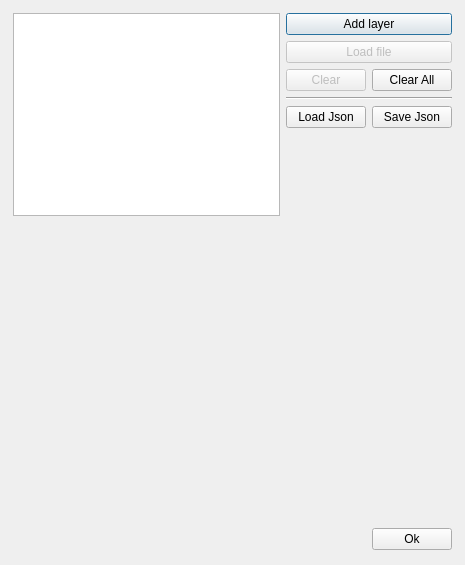
<?xml version="1.0" encoding="UTF-8"?>
<ui version="4.0">
 <class>QCstmBHWindow</class>
 <widget class="QWidget" name="QCstmBHWindow">
  <property name="enabled">
   <bool>true</bool>
  </property>
  <property name="geometry">
   <rect>
    <x>0</x>
    <y>0</y>
    <width>465</width>
    <height>565</height>
   </rect>
  </property>
  <property name="sizePolicy">
   <sizepolicy hsizetype="Minimum" vsizetype="Minimum">
    <horstretch>0</horstretch>
    <verstretch>0</verstretch>
   </sizepolicy>
  </property>
  <property name="minimumSize">
   <size>
    <width>465</width>
    <height>565</height>
   </size>
  </property>
  <property name="maximumSize">
   <size>
    <width>465</width>
    <height>565</height>
   </size>
  </property>
  <property name="windowTitle">
   <string>Beam Hardening corrections</string>
  </property>
  <property name="locale">
   <locale language="English" country="UnitedKingdom"/>
  </property>
  <widget class="QWidget" name="layoutWidget">
   <property name="geometry">
    <rect>
     <x>13</x>
     <y>13</y>
     <width>439</width>
     <height>537</height>
    </rect>
   </property>
   <layout class="QVBoxLayout" name="verticalLayout">
    <item>
     <layout class="QHBoxLayout" name="horizontalLayout">
      <item>
       <widget class="QListWidget" name="list"/>
      </item>
      <item>
       <layout class="QGridLayout" name="gridLayout">
        <item row="2" column="0">
         <widget class="QPushButton" name="clearButton">
          <property name="enabled">
           <bool>false</bool>
          </property>
          <property name="toolTip">
           <string>&lt;html&gt;&lt;head/&gt;&lt;body&gt;&lt;p&gt;Remove selected layer&lt;/p&gt;&lt;/body&gt;&lt;/html&gt;</string>
          </property>
          <property name="text">
           <string>Clear</string>
          </property>
         </widget>
        </item>
        <item row="5" column="1">
         <spacer name="verticalSpacer">
          <property name="orientation">
           <enum>Qt::Vertical</enum>
          </property>
          <property name="sizeHint" stdset="0">
           <size>
            <width>20</width>
            <height>40</height>
           </size>
          </property>
         </spacer>
        </item>
        <item row="2" column="1">
         <widget class="QPushButton" name="clearAllButton">
          <property name="enabled">
           <bool>true</bool>
          </property>
          <property name="toolTip">
           <string>&lt;html&gt;&lt;head/&gt;&lt;body&gt;&lt;p&gt;Remove all layers&lt;/p&gt;&lt;/body&gt;&lt;/html&gt;</string>
          </property>
          <property name="text">
           <string>Clear All</string>
          </property>
         </widget>
        </item>
        <item row="4" column="0">
         <widget class="QPushButton" name="loadJsonButton">
          <property name="text">
           <string>Load Json</string>
          </property>
         </widget>
        </item>
        <item row="4" column="1">
         <widget class="QPushButton" name="saveJsonButton">
          <property name="sizePolicy">
           <sizepolicy hsizetype="Fixed" vsizetype="Fixed">
            <horstretch>0</horstretch>
            <verstretch>0</verstretch>
           </sizepolicy>
          </property>
          <property name="text">
           <string>Save Json</string>
          </property>
         </widget>
        </item>
        <item row="3" column="0" colspan="2">
         <widget class="Line" name="line">
          <property name="orientation">
           <enum>Qt::Horizontal</enum>
          </property>
         </widget>
        </item>
        <item row="1" column="0" colspan="2">
         <widget class="QPushButton" name="loadButton">
          <property name="enabled">
           <bool>false</bool>
          </property>
          <property name="toolTip">
           <string>&lt;html&gt;&lt;head/&gt;&lt;body&gt;&lt;p&gt;Load .bin file for a selected layer&lt;/p&gt;&lt;/body&gt;&lt;/html&gt;</string>
          </property>
          <property name="text">
           <string>Load file</string>
          </property>
         </widget>
        </item>
        <item row="0" column="0" colspan="2">
         <widget class="QPushButton" name="addButton">
          <property name="toolTip">
           <string>&lt;html&gt;&lt;head/&gt;&lt;body&gt;&lt;p&gt;Add a material layer with thickness in μm to the correction&lt;/p&gt;&lt;/body&gt;&lt;/html&gt;</string>
          </property>
          <property name="text">
           <string>Add layer</string>
          </property>
          <property name="autoDefault">
           <bool>true</bool>
          </property>
          <property name="default">
           <bool>true</bool>
          </property>
         </widget>
        </item>
       </layout>
      </item>
     </layout>
    </item>
    <item>
     <widget class="QCustomPlot" name="plotWidget" native="true">
      <property name="sizePolicy">
       <sizepolicy hsizetype="Expanding" vsizetype="Expanding">
        <horstretch>0</horstretch>
        <verstretch>0</verstretch>
       </sizepolicy>
      </property>
      <property name="minimumSize">
       <size>
        <width>400</width>
        <height>300</height>
       </size>
      </property>
     </widget>
    </item>
    <item>
     <widget class="QPushButton" name="okButton">
      <property name="sizePolicy">
       <sizepolicy hsizetype="Fixed" vsizetype="Fixed">
        <horstretch>0</horstretch>
        <verstretch>0</verstretch>
       </sizepolicy>
      </property>
      <property name="layoutDirection">
       <enum>Qt::RightToLeft</enum>
      </property>
      <property name="text">
       <string>Ok</string>
      </property>
     </widget>
    </item>
   </layout>
  </widget>
 </widget>
 <customwidgets>
  <customwidget>
   <class>QCustomPlot</class>
   <extends>QWidget</extends>
   <header>qcustomplot.h</header>
   <container>1</container>
  </customwidget>
 </customwidgets>
 <resources/>
 <connections/>
</ui>
